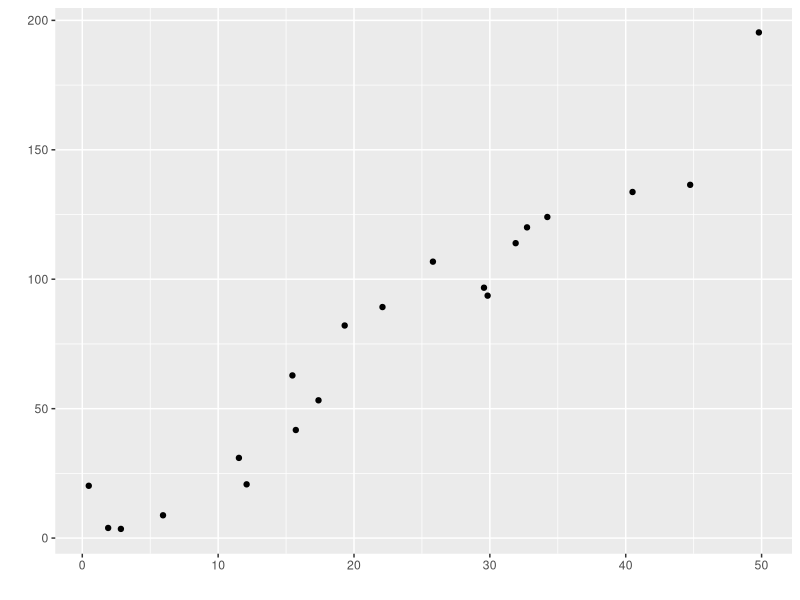
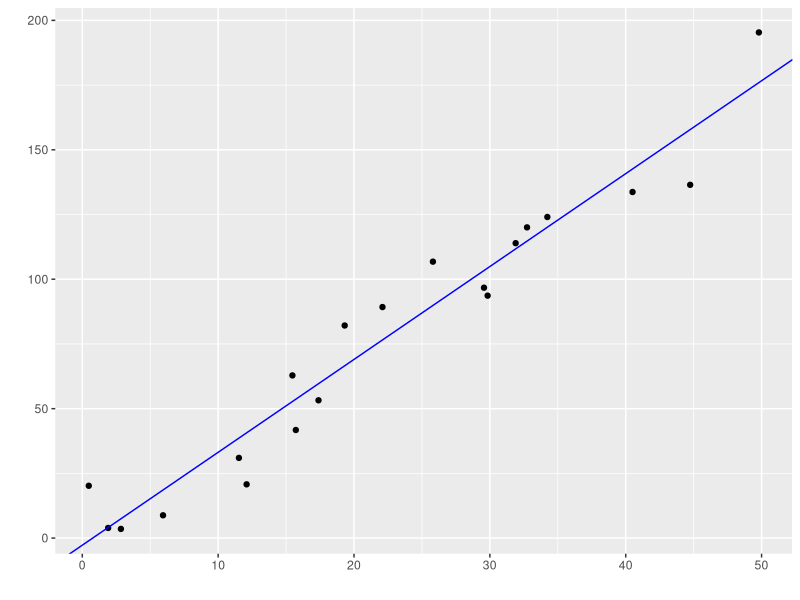

The R source for these figures, in order:
library(tidyverse)

## READ ME ----

# In this script, we're going to create a simulated dataset of x's and y's and then run linear regression model.

# The advantage of using a simulated dataset here is that we can *define* the relationship between the x and y variables. We can then test whether our fitted model is able to recover that relationship. 

## Creating a fake dataset ----

## Set our sample size
n <- 20

## Create some x values
# runif() gives us a random draw from a uniform distribution
# "uniform distribution" = a distribution where every value between the min and max is equally likely
x <- runif(n = n, min = 0, max = 50)

# Take a look
x

## Create a y variable 
# We are going to make the y values depend on the x values
# y = beta_0 + beta_1*x + noise
# y = intercept + slope*x + noise

# pick a random number for the intercept
beta_0 <- runif(n = 1, min = -10, max = 10)

# pick a random number for the slope
beta_1 <- runif(n = 1, min = -5, max = 5)

# Create some individual-level "noise" by drawing from a normal distribution using rnorm()
# FYI: I am setting the std dev of this noise term equal to the std dev of my x's. This is to ensure that we get enough noise to make things interesting but not so much that there's no discernible relationship left!
noise <- rnorm(n = n, mean = 0, sd = 1*sd(x))

# Create the y values
y <- beta_0 + (beta_1 * x) + noise

# Take a look
y

dat <- bind_cols(x = x, y = y) 

# Run a linear regression of y on x using lm()
fit <- lm(y ~ x, data = dat)

# What is this object "fit" that we just created?
str(fit)

# fit is a model object
# Using str(), we can see that it is basically a list of 12 different elements

# Luckily there are some nice pre-packaged R functions to extract useful bits and pieces from the model object

# coef() just extracts the model coefficients
coef(fit)

# summary() prints a nicely-laid out summary
summary(fit)

# Let's save the model coefficients
# coef(fit) gives us a vector of length 2
# coef(fit)[1] gives us the first element of the vector
# coef(fit)[2] gives us the second element of the vector
intercept_true <- coef(fit)[1]
slope_true <- coef(fit)[2]

# Plot our data and save as an object called "p"
p <- dat %>%
  ggplot(aes(x = x,
             y = y)) +
  geom_point() +
  labs(x = "",
       y = "")

# Take a look
p

# Now we can add our line of best fit using geom_abline(), and the slope and intercept values that we saved above:
p <- p + geom_abline(intercept = intercept_true,
              slope = slope_true,
              color = "blue")
p

## Practice problems ----


# (1) Calculate the predicted values from the model for each value of x in the data. Add this new variable to the dataset and called it "y_hat".

# (2) Calculate the prediction error, which is the difference between the true value of y and the predicted value of y. Add this to the dataset and called it "pred_error".

# (3) What is the mean of the variable "pred_error"? 



